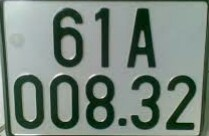
#> input picture test_data/bienso1.jpg, 209 x 136 px, given in place of bienso1.jpg.jpg, which was not available
$ python recognition.py test_data/bienso1.jpg   (Python 2 division)   (older library calls are emulated)
#> lines starting #> are read from the running program, lines starting #| are printed output that depends on the picture; after the words box and inside, x2 and y2 are one past the last pixel; in counts of white or black regions, pixels touching at a corner belong together; pictures that were not available may be replaced by others from this repository, and a replacement may not be noted
import sys
import cv2
import numpy as np

# Training
samples = np.loadtxt('train_data/samples.txt',np.float32)
labels = np.loadtxt('train_data/labels.txt',np.float32)
labels = labels.reshape((labels.size,1))

model = cv2.ml.KNearest_create()
model.train(samples, cv2.ml.ROW_SAMPLE, labels)

# Recognition

DEBUG = False
FILE_NAME = 'test_data/bienso' + sys.argv[1] + '.jpg'
PLATE_SIZE = (190 * 3, 140 * 3)
THRESHOLD_VALUE = 120
MIN_CHAR_WIDTH = 20
MAX_CHAR_WIDTH = 100
MIN_CHAR_HEIGHT = 140
MAX_CHAR_HEIGHT = 200
CHAR_SIZE = (20, 50)

def custom_cmp(img1, img2):
	if (abs(img1[1] - img2[1]) < 100):
		return img1[0] - img2[0]
	else:
		return img1[1] - img2[1]


src = cv2.imread(FILE_NAME)
#> src is the input picture: shape (136, 209, 3); mean B, G, R 124.3, 133.4, 119.4
src = cv2.resize(src, PLATE_SIZE)
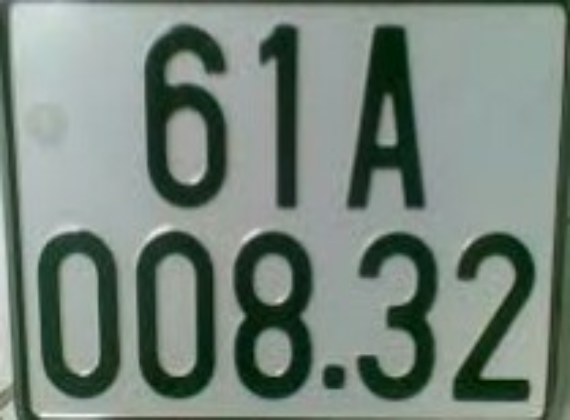
#> src: shape (420, 570, 3); mean B, G, R 124.2, 133.3, 119.3
gray = cv2.cvtColor(src, cv2.COLOR_BGR2GRAY)
filtered = cv2.bilateralFilter(gray, 7, 20, 20)
ret, thresh = cv2.threshold(filtered, THRESHOLD_VALUE, 255, cv2.THRESH_BINARY);
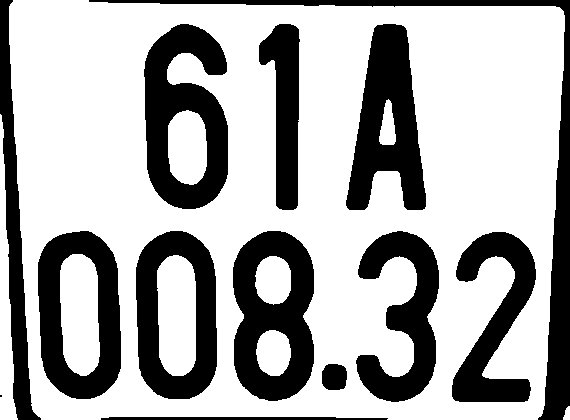
#> thresh: shape (420, 570); 68.1% white; 13 black regions (1 under 20 px)
#> ret = 120
# thresh = cv2.adaptiveThreshold(filtered, 255, cv2.ADAPTIVE_THRESH_GAUSSIAN_C,\
#             cv2.THRESH_BINARY, 11, 2)

thresh, contours, hierarchy = cv2.findContours(thresh, cv2.RETR_TREE,cv2.CHAIN_APPROX_SIMPLE)
#> contours = 18 contours; largest, box (x1, y1, x2, y2) and area: (9, 0, 565, 420) 220786, (37, 230, 122, 400) 12238, (135, 230, 218, 400) 12126, (143, 23, 229, 210) 12112, (232, 230, 315, 402) 11894

samples = np.empty((0, 1000))
response = []
results = []

if (DEBUG):
	cv2.imshow('image', thresh)
	cv2.waitKey(0)

for contour in contours:
	[x, y, w, h] = cv2.boundingRect(contour)
	area = cv2.contourArea(contour, True)
	if area > 0 and MIN_CHAR_WIDTH < w and w < MAX_CHAR_WIDTH and MIN_CHAR_HEIGHT < h and h < MAX_CHAR_HEIGHT:
		single_char = thresh[y: y+ h, x: x + w]

		if (DEBUG):
			print w, h
			print area
			cv2.imshow('image', single_char)
			cv2.waitKey(0)

		single_char = cv2.resize(single_char, CHAR_SIZE)
		single_char = single_char.reshape((1, 1000))
		single_char = np.float32(single_char)
		retval, char, neigh_resp, dists = model.findNearest(single_char, 1)
		results.append((x, y, int(char[0][0]), dists))
#> this loop made 18 passes
#> (x, y, w, h, area, retval, char, neigh_resp) on passes 5, 6, 7, 10, 12, 14, 16, 17: (451, 231, 86, 172, 6861.5, 50, [50], [50]), (355, 230, 85, 173, 7370, 51, [51], [51]), (232, 230, 83, 172, 11894.5, 56, [56], [56]), (135, 230, 83, 170, 12126.5, 48, [48], [48]), (37, 230, 85, 170, 12238.5, 48, [48], [48]), (345, 23, 82, 188, 9459, 97, [97], [97]), (258, 23, 43, 188, 4816, 49, [49], [49]), (143, 23, 86, 187, 12112, 54, [54], [54])
#> (x, y, w, h, area) on passes 1, 2, 3, 4, 8, 9: (563, 406, 7, 14, -53.5), (0, 114, 18, 306, -2361.5), (9, 0, 556, 420, -220786.5), (321, 363, 27, 28, 610.5), (256, 330, 35, 46, -1221.5), (255, 256, 36, 49, -1364.5)
#> after the loop, results = [(451, 231, 50, [923052]), (355, 230, 51, [1205049]), (232, 230, 56, [1591866]), (135, 230, 48, [1574078]), (37, 230, 48, [1555332]), (345, 23, 97, [1099132]), (258, 23, 49, [1824528]), (143, 23, 54, [1342185])]


predict = ''
#> (the run stopped early here; a loop or call above may not have finished)

$ run again, on test_data/bienso5.jpg
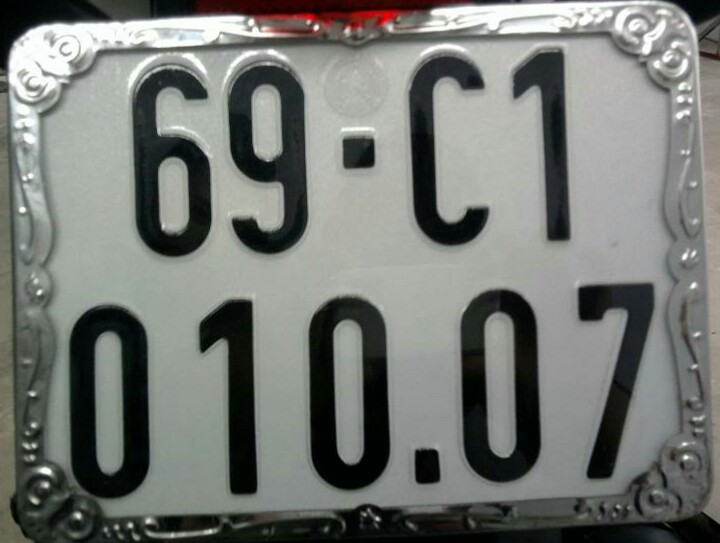
#> input picture test_data/bienso5.jpg, 720 x 543 px, given in place of bienso5.jpg.jpg, which was not available
#> src is the input picture: shape (543, 720, 3); mean B, G, R 115.7, 120, 116.9
#> src: shape (420, 570, 3)
#> `gray = cv2.cvtColor(src, cv2.COLOR_BGR2GRAY)`:
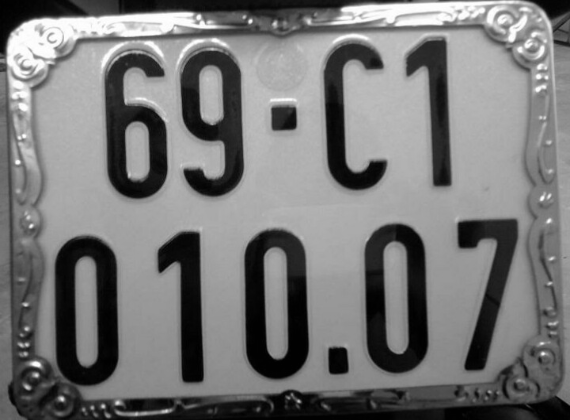
#> gray: shape (420, 570); min 0, max 255, mean 118.5
#> `ret, thresh = cv2.threshold(filtered, THRESHOLD_VALUE, 255, cv2.THRESH..`:
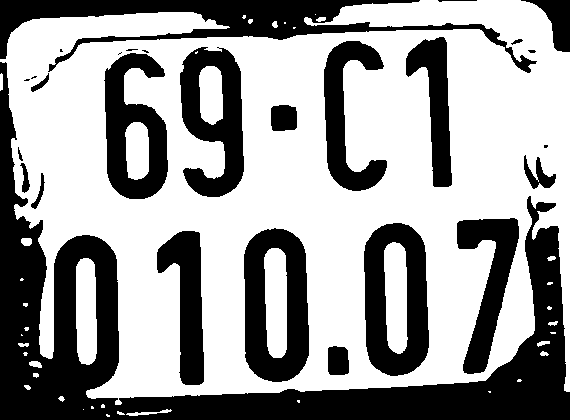
#> thresh: shape (420, 570); 61.2% white; 28 black regions (8 under 20 px)
#> ret = 120
#> contours = 69 contours, 34 with area under 20; largest, box (x1, y1, x2, y2) and area: (0, 0, 570, 405) 183814, (243, 227, 310, 383) 9018, (363, 222, 430, 377) 8834, (179, 46, 245, 198) 7030, (103, 52, 169, 200) 6841
#> the loop `for contour in contours:` made 69 passes
#> (x, y, w, h, area, retval, char, neigh_resp) on passes 39, 40, 42, 44, 55, 64, 67, 69: (156, 230, 49, 156, 4175.5, 49, [49], [49]), (243, 227, 67, 156, 9018, 48, [48], [48]), (363, 222, 67, 155, 8834.5, 48, [48], [48]), (456, 217, 64, 158, 4506, 55, [55], [55]), (103, 52, 66, 148, 6841, 54, [54], [54]), (179, 46, 66, 152, 7030.5, 57, [57], [57]), (323, 40, 65, 152, 4343.5, 99, [99], [99]), (405, 36, 48, 152, 3494.5, 49, [49], [49])
#> after the loop `for contour in contours:`: results = [(156, 230, 49, [2217939]), (243, 227, 48, [2525689]), (363, 222, 48, [3050378]), (456, 217, 55, [4686618]), (103, 52, 54, [3264555]), (179, 46, 57, [4296026]), (323, 40, 99, [5395801]), (405, 36, 49, [3236387])]

$ run again, on test_data/bienso6.jpg
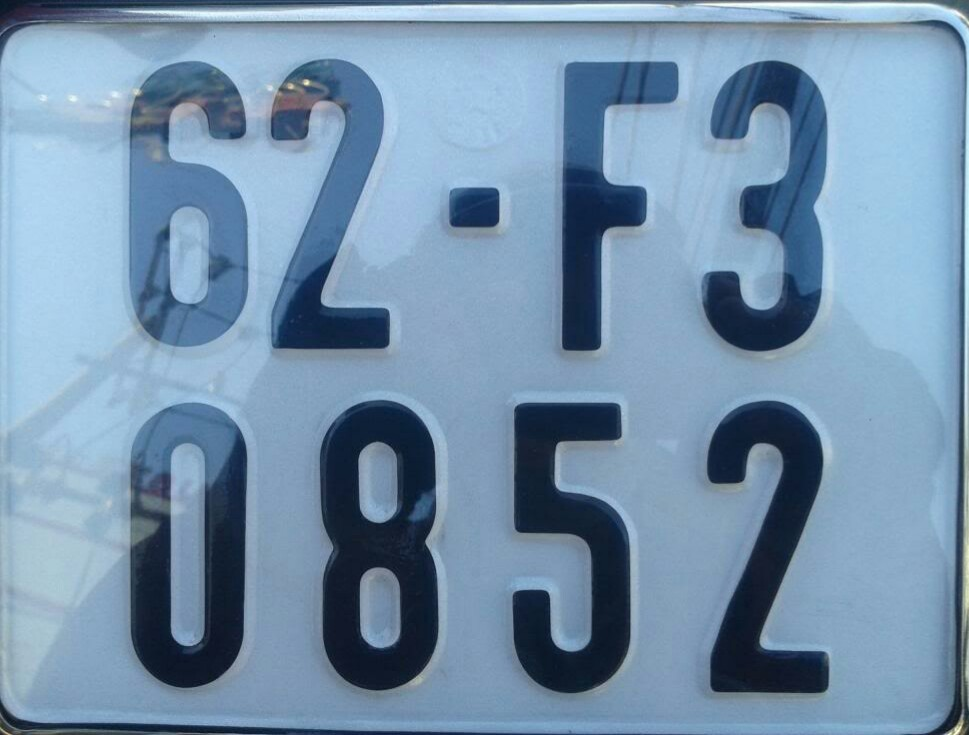
#> input picture test_data/bienso6.jpg, 969 x 735 px, given in place of bienso6.jpg.jpg, which was not available
#> src is the input picture: shape (735, 969, 3); mean B, G, R 171.5, 145.4, 116.8
#> src: shape (420, 570, 3)
#> `gray = cv2.cvtColor(src, cv2.COLOR_BGR2GRAY)`:
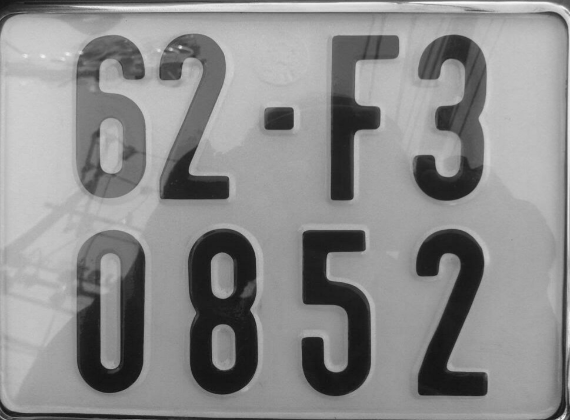
#> gray: shape (420, 570); min 17, max 251, mean 139.7
#> `ret, thresh = cv2.threshold(filtered, THRESHOLD_VALUE, 255, cv2.THRESH..`:
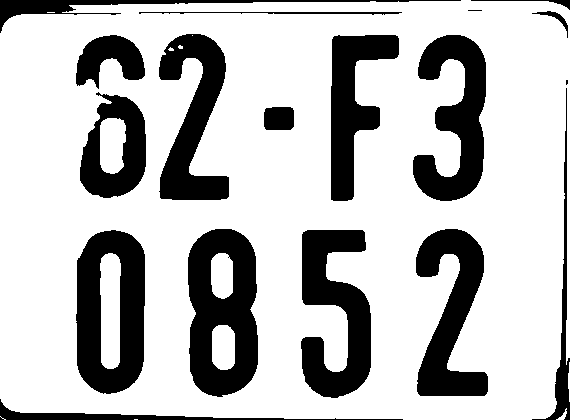
#> thresh: shape (420, 570); 74.5% white; 18 black regions (2 under 20 px)
#> ret = 120
#> contours = 28 contours, 9 with area under 20; largest, box (x1, y1, x2, y2) and area: (0, 0, 570, 420) 232442, (187, 228, 259, 398) 10398, (75, 229, 146, 395) 10198, (300, 229, 372, 399) 7465, (412, 34, 487, 202) 6912
#> the loop `for contour in contours:` made 28 passes
#> (x, y, w, h, area, retval, char, neigh_resp) on passes 7, 8, 10, 11, 19, 20, 22: (300, 229, 72, 170, 7465, 53, [53], [53]), (75, 229, 71, 166, 10198.5, 48, [48], [48]), (415, 228, 74, 169, 6741.5, 50, [50], [50]), (187, 228, 72, 170, 10397.5, 56, [56], [56]), (412, 34, 75, 168, 6912.5, 51, [51], [51]), (330, 34, 70, 168, 5742, 102, [102], [102]), (158, 33, 72, 168, 6461.5, 50, [50], [50])
#> after the loop `for contour in contours:`: results = [(300, 229, 53, [3669579]), (75, 229, 48, [2077192]), (415, 228, 50, [2967605]), (187, 228, 56, [1867105]), (412, 34, 51, [2375578]), (330, 34, 102, [5433867]), (158, 33, 50, [2745548])]

$ run again, on test_data/bienso7.jpg
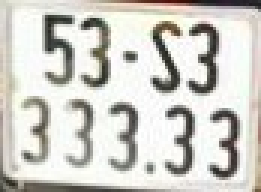
#> input picture test_data/bienso7.jpg, 87 x 64 px, given in place of bienso7.jpg.jpg, which was not available (shown 3 times larger)
#> src is the input picture: shape (64, 87, 3); mean B, G, R 199, 205.4, 206.9
#> src: shape (420, 570, 3)
#> `gray = cv2.cvtColor(src, cv2.COLOR_BGR2GRAY)`:
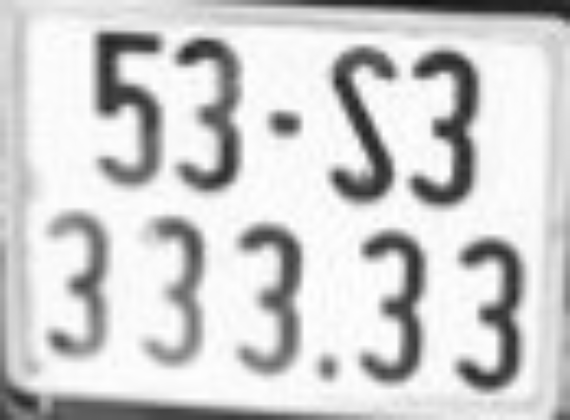
#> gray: shape (420, 570); min 19, max 255, mean 205
#> `ret, thresh = cv2.threshold(filtered, THRESHOLD_VALUE, 255, cv2.THRESH..`:
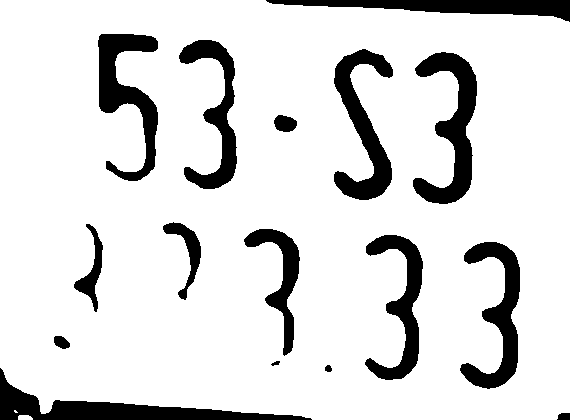
#> thresh: shape (420, 570); 86.1% white; 16 black regions
#> ret = 120
#> contours = 16 contours, 1 with area under 20; largest, box (x1, y1, x2, y2) and area: (0, 0, 570, 420) 230652, (412, 51, 478, 205) 4302, (97, 33, 159, 182) 4026, (333, 48, 394, 201) 3956, (459, 241, 521, 390) 3670
#> the loop `for contour in contours:` made 16 passes
#> (x, y, w, h, area, retval, char, neigh_resp) on passes 7, 8, 13, 14, 15, 16: (459, 241, 62, 149, 3670.5, 51, [51], [51]), (364, 234, 60, 147, 3326.5, 51, [51], [51]), (412, 51, 66, 154, 4301.5, 51, [51], [51]), (333, 48, 61, 153, 3956.5, 115, [115], [115]), (178, 39, 60, 151, 3282.5, 51, [51], [51]), (97, 33, 62, 149, 4026, 53, [53], [53])
#> after the loop `for contour in contours:`: results = [(459, 241, 51, [7487258]), (364, 234, 51, [10762358]), (412, 51, 51, [7979322]), (333, 48, 115, [12161990]), (178, 39, 51, [11703859]), (97, 33, 53, [10124783])]
